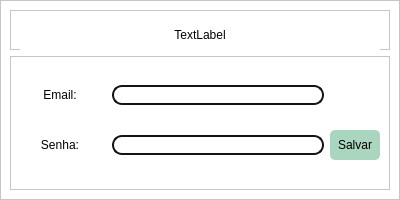
<?xml version="1.0" encoding="UTF-8"?>
<ui version="4.0">
 <class>Form</class>
 <widget class="QWidget" name="Form">
  <property name="geometry">
   <rect>
    <x>0</x>
    <y>0</y>
    <width>400</width>
    <height>200</height>
   </rect>
  </property>
  <property name="minimumSize">
   <size>
    <width>400</width>
    <height>200</height>
   </size>
  </property>
  <property name="maximumSize">
   <size>
    <width>400</width>
    <height>200</height>
   </size>
  </property>
  <property name="windowTitle">
   <string>Email</string>
  </property>
  <property name="windowIcon">
   <iconset resource="img.qrc">
    <normaloff>:/img/mw.jpg</normaloff>:/img/mw.jpg</iconset>
  </property>
  <property name="styleSheet">
   <string notr="true">background-color: rgb(255, 255, 255);</string>
  </property>
  <layout class="QGridLayout" name="gridLayout">
   <property name="leftMargin">
    <number>0</number>
   </property>
   <property name="topMargin">
    <number>0</number>
   </property>
   <property name="rightMargin">
    <number>0</number>
   </property>
   <property name="bottomMargin">
    <number>0</number>
   </property>
   <property name="spacing">
    <number>0</number>
   </property>
   <item row="0" column="0">
    <widget class="QFrame" name="frame">
     <property name="frameShape">
      <enum>QFrame::StyledPanel</enum>
     </property>
     <property name="frameShadow">
      <enum>QFrame::Raised</enum>
     </property>
     <layout class="QGridLayout" name="gridLayout_3">
      <item row="0" column="0">
       <widget class="QFrame" name="frame_2">
        <property name="maximumSize">
         <size>
          <width>16777215</width>
          <height>40</height>
         </size>
        </property>
        <property name="frameShape">
         <enum>QFrame::StyledPanel</enum>
        </property>
        <property name="frameShadow">
         <enum>QFrame::Raised</enum>
        </property>
        <layout class="QGridLayout" name="gridLayout_2">
         <item row="0" column="0">
          <widget class="QLabel" name="inputMSG">
           <property name="minimumSize">
            <size>
             <width>350</width>
             <height>30</height>
            </size>
           </property>
           <property name="maximumSize">
            <size>
             <width>16777215</width>
             <height>4561561</height>
            </size>
           </property>
           <property name="styleSheet">
            <string notr="true">color: rgb(0, 0, 0);</string>
           </property>
           <property name="text">
            <string>TextLabel</string>
           </property>
           <property name="alignment">
            <set>Qt::AlignCenter</set>
           </property>
          </widget>
         </item>
        </layout>
       </widget>
      </item>
      <item row="1" column="0">
       <widget class="QFrame" name="frame_3">
        <property name="frameShape">
         <enum>QFrame::StyledPanel</enum>
        </property>
        <property name="frameShadow">
         <enum>QFrame::Raised</enum>
        </property>
        <layout class="QGridLayout" name="gridLayout_4">
         <item row="0" column="2">
          <widget class="QLineEdit" name="inputEmail">
           <property name="minimumSize">
            <size>
             <width>0</width>
             <height>0</height>
            </size>
           </property>
           <property name="maximumSize">
            <size>
             <width>300</width>
             <height>16777215</height>
            </size>
           </property>
           <property name="styleSheet">
            <string notr="true">border-radius: 10px;
border: 2px solid rgb(20, 20, 20)</string>
           </property>
          </widget>
         </item>
         <item row="1" column="2">
          <widget class="QLineEdit" name="inputSenha">
           <property name="styleSheet">
            <string notr="true">border-radius: 10px;
border: 2px solid rgb(20, 20, 20)</string>
           </property>
           <property name="echoMode">
            <enum>QLineEdit::Password</enum>
           </property>
          </widget>
         </item>
         <item row="1" column="3">
          <widget class="QPushButton" name="pushButton">
           <property name="minimumSize">
            <size>
             <width>50</width>
             <height>30</height>
            </size>
           </property>
           <property name="styleSheet">
            <string notr="true">QPushButton{
	background-color: rgba(85, 170, 127, 0.5);
	border-radius: 5px
}
QPushButton:hover{
	background-color: rgb(85, 170, 127);
}</string>
           </property>
           <property name="text">
            <string>Salvar</string>
           </property>
          </widget>
         </item>
         <item row="0" column="1">
          <widget class="QFrame" name="frame_4">
           <property name="frameShape">
            <enum>QFrame::StyledPanel</enum>
           </property>
           <property name="frameShadow">
            <enum>QFrame::Raised</enum>
           </property>
          </widget>
         </item>
         <item row="1" column="0">
          <widget class="QLabel" name="label_2">
           <property name="text">
            <string>Senha:</string>
           </property>
           <property name="alignment">
            <set>Qt::AlignCenter</set>
           </property>
          </widget>
         </item>
         <item row="0" column="0">
          <widget class="QLabel" name="label">
           <property name="minimumSize">
            <size>
             <width>80</width>
             <height>0</height>
            </size>
           </property>
           <property name="maximumSize">
            <size>
             <width>30</width>
             <height>16777215</height>
            </size>
           </property>
           <property name="text">
            <string>Email:</string>
           </property>
           <property name="alignment">
            <set>Qt::AlignCenter</set>
           </property>
          </widget>
         </item>
        </layout>
       </widget>
      </item>
     </layout>
    </widget>
   </item>
  </layout>
 </widget>
 <resources>
  <include location="img.qrc"/>
 </resources>
 <connections/>
</ui>
